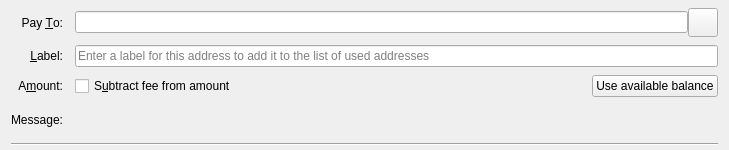
<?xml version="1.0" encoding="UTF-8"?>
<ui version="4.0">
 <class>SendCoinsEntry</class>
 <widget class="QWidget" name="SendCoinsEntry">
  <property name="geometry">
   <rect>
    <x>0</x>
    <y>0</y>
    <width>729</width>
    <height>150</height>
   </rect>
  </property>
  <property name="focusPolicy">
   <enum>Qt::TabFocus</enum>
  </property>
  <property name="autoFillBackground">
   <bool>false</bool>
  </property>
  <layout class="QGridLayout" name="gridLayout">
   <property name="topMargin">
    <number>8</number>
   </property>
   <property name="bottomMargin">
    <number>4</number>
   </property>
   <property name="horizontalSpacing">
    <number>12</number>
   </property>
   <property name="verticalSpacing">
    <number>8</number>
   </property>
   <item row="0" column="0">
    <widget class="QLabel" name="payToLabel">
     <property name="text">
      <string>Pay &amp;To:</string>
     </property>
     <property name="alignment">
      <set>Qt::AlignRight|Qt::AlignTrailing|Qt::AlignVCenter</set>
     </property>
     <property name="buddy">
      <cstring>payTo</cstring>
     </property>
    </widget>
   </item>
   <item row="0" column="1">
    <layout class="QHBoxLayout" name="payToLayout">
     <property name="spacing">
      <number>0</number>
     </property>
     <item>
      <widget class="QValidatedLineEdit" name="payTo">
       <property name="toolTip">
        <string>The Bitcoin address to send the payment to</string>
       </property>
      </widget>
     </item>
     <item>
      <widget class="QToolButton" name="addressBookButton">
       <property name="toolTip">
        <string>Choose previously used address</string>
       </property>
       <property name="text">
        <string/>
       </property>
       <property name="icon">
        <iconset resource="../bitcoin.qrc">
         <normaloff>:/icons/address-book</normaloff>:/icons/address-book</iconset>
       </property>
       <property name="iconSize">
        <size>
         <width>22</width>
         <height>22</height>
        </size>
       </property>
       <property name="shortcut">
        <string>Alt+A</string>
       </property>
      </widget>
     </item>
    </layout>
   </item>
   <item row="1" column="0">
    <widget class="QLabel" name="labellLabel">
     <property name="text">
      <string>&amp;Label:</string>
     </property>
     <property name="alignment">
      <set>Qt::AlignRight|Qt::AlignTrailing|Qt::AlignVCenter</set>
     </property>
     <property name="buddy">
      <cstring>addAsLabel</cstring>
     </property>
    </widget>
   </item>
   <item row="1" column="1">
    <widget class="QLineEdit" name="addAsLabel">
     <property name="toolTip">
      <string>Enter a label for this address to add it to the list of used addresses</string>
     </property>
     <property name="placeholderText">
      <string>Enter a label for this address to add it to the list of used addresses</string>
     </property>
    </widget>
   </item>
   <item row="2" column="0">
    <widget class="QLabel" name="amountLabel">
     <property name="text">
      <string>A&amp;mount:</string>
     </property>
     <property name="alignment">
      <set>Qt::AlignRight|Qt::AlignTrailing|Qt::AlignVCenter</set>
     </property>
     <property name="buddy">
      <cstring>payAmount</cstring>
     </property>
    </widget>
   </item>
   <item row="2" column="1">
    <layout class="QHBoxLayout" name="horizontalLayoutAmount" stretch="0,1,0">
     <item>
      <widget class="BitcoinAmountField" name="payAmount" native="true">
       <property name="toolTip">
        <string>The amount to send in the selected unit</string>
       </property>
      </widget>
     </item>
     <item>
      <widget class="QCheckBox" name="checkboxSubtractFeeFromAmount">
       <property name="toolTip">
        <string>The fee will be deducted from the amount being sent. The recipient will receive less bitcoins than you enter in the amount field. If multiple recipients are selected, the fee is split equally.</string>
       </property>
       <property name="text">
        <string>S&amp;ubtract fee from amount</string>
       </property>
      </widget>
     </item>
     <item>
      <widget class="QPushButton" name="useAvailableBalanceButton">
       <property name="text">
        <string>Use available balance</string>
       </property>
      </widget>
     </item>
    </layout>
   </item>
   <item row="3" column="0">
    <widget class="QLabel" name="messageLabel">
     <property name="text">
      <string>Message:</string>
     </property>
     <property name="alignment">
      <set>Qt::AlignRight|Qt::AlignTrailing|Qt::AlignVCenter</set>
     </property>
    </widget>
   </item>
   <item row="3" column="1">
    <widget class="QLabel" name="messageTextLabel">
     <property name="toolTip">
      <string>A message that was attached to the bitcoin: URI which will be stored with the transaction for your reference. Note: This message will not be sent over the Bitcoin network.</string>
     </property>
     <property name="textFormat">
      <enum>Qt::PlainText</enum>
     </property>
    </widget>
   </item>
   <item row="4" column="0" colspan="2">
    <widget class="Line" name="line">
     <property name="orientation">
      <enum>Qt::Horizontal</enum>
     </property>
    </widget>
   </item>
  </layout>
 </widget>
 <customwidgets>
  <customwidget>
   <class>QValidatedLineEdit</class>
   <extends>QLineEdit</extends>
   <header>qt/qvalidatedlineedit.h</header>
  </customwidget>
  <customwidget>
   <class>BitcoinAmountField</class>
   <extends>QWidget</extends>
   <header>qt/bitcoinamountfield.h</header>
   <container>1</container>
  </customwidget>
 </customwidgets>
 <tabstops>
  <tabstop>payTo</tabstop>
  <tabstop>addressBookButton</tabstop>
  <tabstop>addAsLabel</tabstop>
  <tabstop>payAmount</tabstop>
 </tabstops>
 <resources>
  <include location="../bitcoin.qrc"/>
 </resources>
 <connections/>
</ui>
